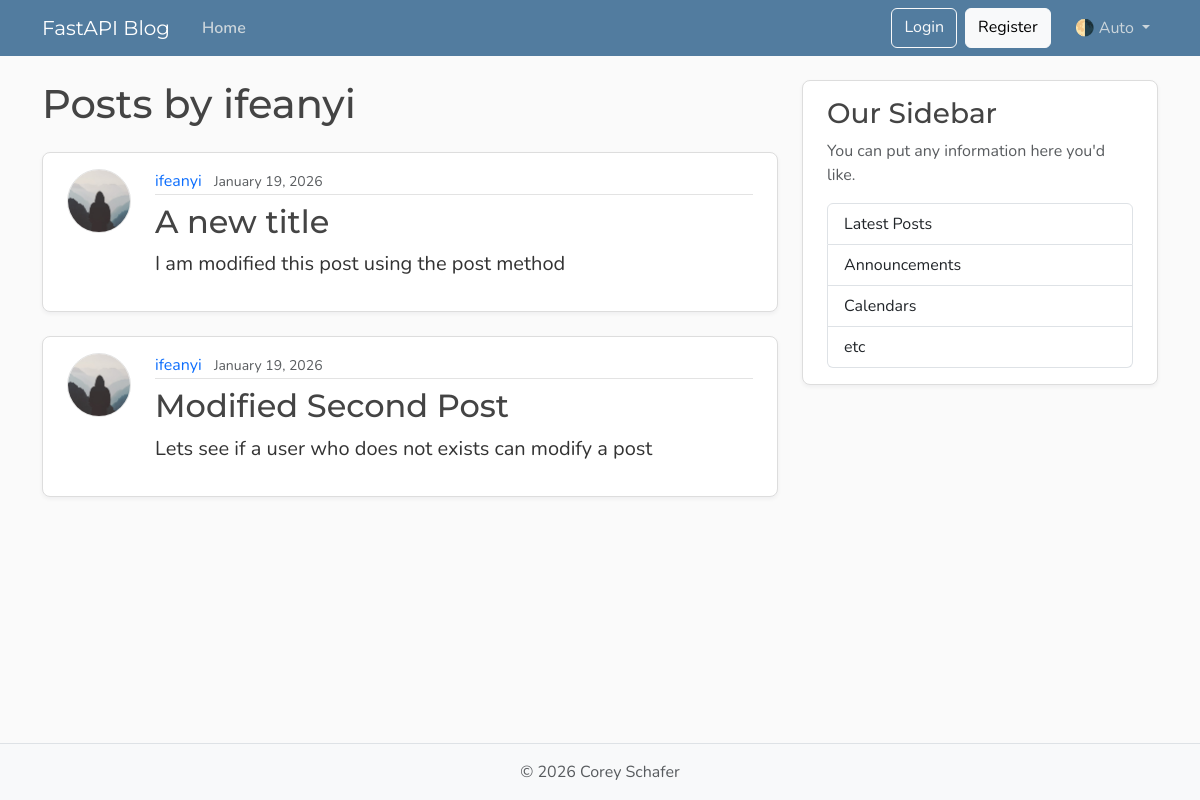
Page /user/1 on the committed database.
### models.py (models this page shows, shortened)
class User(Base):
    __tablename__ = "users"
    id: Mapped[int] = mapped_column(Integer, primary_key=True, index=True)
    email: Mapped[str] = mapped_column(String, unique=True, nullable=False)
    username: Mapped[str] = mapped_column(String, unique=True, nullable=False)
    image_file: Mapped[str | None] = mapped_column(String, nullable=True, default=None)
    posts: Mapped[list[Post]] = relationship(
        back_populates="author",
        cascade="all, delete-orphan"  # Cascade delete posts when user is deleted
    ) # One to many relationship

class Post(Base):
    __tablename__ = "posts"
    id: Mapped[int] = mapped_column(Integer, primary_key=True, index=True)
    title: Mapped[str] = mapped_column(String(100), nullable=False)
    content: Mapped[str] = mapped_column(Text, nullable=False)
    user_id: Mapped[int] = mapped_column(
        ForeignKey("users.id"),
        nullable=False,
        index=True
    )
    date_posted: Mapped[datetime] = mapped_column(
        DateTime(timezone=True),
        default= lambda: datetime.now(UTC)
    )
    author: Mapped[User] = relationship(back_populates="posts") # Many to one relationship

### main.py (the view)
@app.get("/user/{user_id}", include_in_schema=False, name="user_posts")
def user_posts(request: Request, user_id: int, db: Annotated[Session, Depends(get_db)]):
    result = db.execute(select(models.User).where(models.User.id == user_id))
    user = result.scalar_one_or_none()
    if not user:
        raise HTTPException(status_code=status.HTTP_404_NOT_FOUND, detail="User not found.")
    result = db.execute(select(models.Post).where(models.Post.user_id == user_id))
    user_posts = result.scalars().all()
    if not user_posts:
        raise HTTPException(status_code=status.HTTP_404_NOT_FOUND, detail="User has no posts.")
    return templates.TemplateResponse(
        request,
        "user_posts.html",
        {
            "posts": user_posts,
            "title": f"Posts by {user.username}"
        }
    )

### templates/user_posts.html
{% extends "layout.html" %}
{% block content %}
  <h1 class="mb-4">Posts by {{ posts[0].author.username }}</h1>
  {% for post in posts %}
    <article class="content-section py-3 px-4 mb-4">
      <div class="d-flex align-items-start gap-4">
        <img class="rounded-circle article-img flex-shrink-0"
             src="{{ post.author.image_path }}"
             alt="{{ post.author.username }}'s profile picture"
             width="64"
             height="64"
             loading="lazy">
        <div class="flex-grow-1">
          <div class="article-metadata mb-2">
            <a class="me-2"
               href="{{ url_for('user_posts', user_id=post.author.id) }}">{{ post.author.username }}</a>
            <small class="text-body-secondary">{{ post.date_posted.strftime("%B %d, %Y") }}</small>
          </div>
          <h2>
            <a class="article-title"
               href="{{ url_for('post_page', post_id=post.id) }}">{{ post.title }}</a>
          </h2>
          <p class="article-content">{{ post.content }}</p>
        </div>
      </div>
    </article>
  {% else %}
    <p class="text-body-secondary">No posts by this user yet.</p>
  {% endfor %}
{% endblock content %}

### static/css/main.css (style rules this page uses)
:root { --font-heading: "Montserrat", system-ui, -apple-system, BlinkMacSystemFont, sans-serif; --font-body: "Nunito", system-ui, -apple-system, BlinkMacSystemFont, sans-serif; --color-bg-body: #fafafa; --color-bg-content: #ffffff; --color-text-primary: #333333; --color-text-heading: #444444; --color-steel: #527c9f; --color-nav-link: #cbd5db; --color-nav-link-hover: #ffffff; --color-link-hover: #428bca; --color-border: #dddddd; --color-border-light: #e3e3e3; --spacing-xl: 5rem; --article-img-size: 4rem; --account-img-size: 7.813rem; }
body { font-family: var(--font-body); background: var(--color-bg-body); color: var(--color-text-primary); }
h1, h2, h3, h4, h5, h6 { font-family: var(--font-heading); color: var(--color-text-heading); }
a { text-decoration: none; }
.content-section { background: var(--color-bg-content); border: 1px solid var(--color-border); border-radius: 0.5rem; box-shadow: 0 2px 4px rgba(15, 23, 42, 0.05); transition: box-shadow 0.15s ease, transform 0.15s ease, border-color 0.15s ease; }
.article-title { color: var(--color-text-heading); transition: color 0.2s ease-in-out; }
.article-content { white-space: pre-line; font-size: 1.25rem; }
.article-img { height: var(--article-img-size); width: var(--article-img-size); flex-shrink: 0; object-fit: cover; border: 1px solid var(--color-border-light); box-shadow: 0 0 0 2px var(--color-bg-content); }
.article-metadata { padding-bottom: 0.063rem; border-bottom: 1px solid var(--color-border-light); }
.article-metadata a { transition: color 0.2s ease-in-out; }

### rows in the picture
User: username "ifeanyi"
Post: author.username "ifeanyi", date_posted "January 19, 2026", title "A new title", content "I am modified this post using the post method"
Post: author.username "ifeanyi", date_posted "January 19, 2026", title "Modified Second Post", content "Lets see if a user who does not exists can modify a post"
